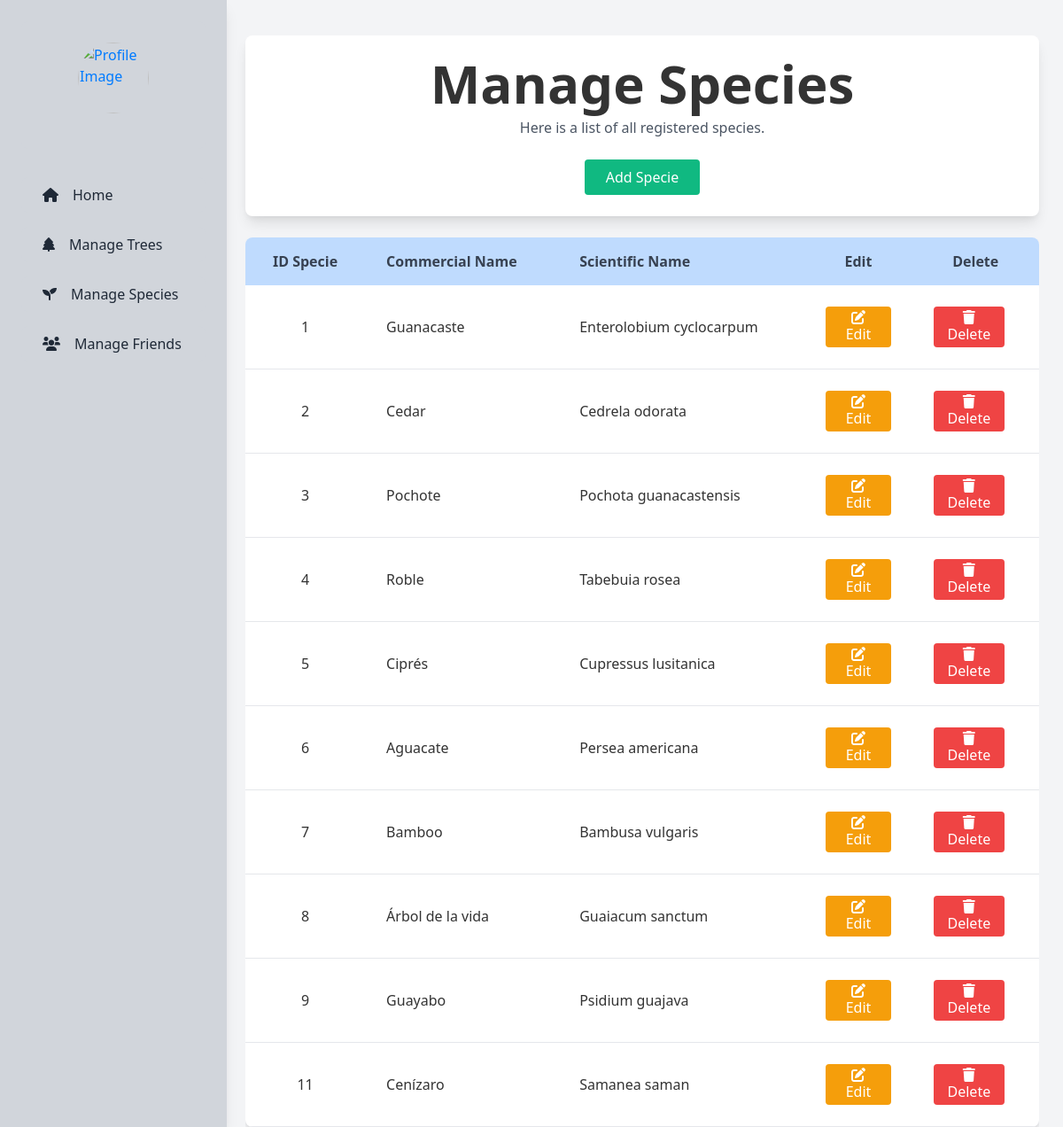
The page /administrator/manage_species.php on the database its author committed.
### tables this page shows
CREATE TABLE `species` (
  `Id_Specie` int(11) NOT NULL,
  `Commercial_Name` varchar(100) DEFAULT NULL,
  `Scientific_Name` varchar(100) DEFAULT NULL,
  `StatusS` int(2) DEFAULT 1
);

### utils/administrator/admin_functions.php (called while the page is built, shortened)
<?php
function getConnection(): bool|mysqli {
    $servername = "localhost";
    $username   = "root";
    $password   = "";
    $dbname     = "mytrees";
    try {
        $conn = new mysqli($servername, $username, $password, $dbname, 3306);
        return $conn;
    } catch (Exception $e) {
        echo "Error de conexión: " . $e->getMessage();
        return false;
    }
}
function getSpecies(): array {
    $conn = getConnection();
    $species = [];
    if ($conn) {
        $query = "
            SELECT Id_Specie, Commercial_Name, Scientific_Name
            FROM species
            WHERE StatusS = 1
        ";
        $result = mysqli_query($conn, $query);
        if ($result) {
            while ($row = mysqli_fetch_assoc($result)) {
                $species[] = [
                    'Id_Specie'          => $row['Id_Specie'],
                    'Commercial_Name'    => $row['Commercial_Name'],
                    'Scientific_Name'    => $row['Scientific_Name'],
                ];
            }
        } else {
            echo "Query error: " . mysqli_error($conn);
        }
    } else {
        echo "Connection error: " . mysqli_connect_error();
    }
    return $species;
}

### administrator/manage_species.php (the view, shortened to what this page needs)
<?php
include('../utils/administrator/admin_functions.php');
$species = getSpecies();
?>
<link href="https://cdn.jsdelivr.net/npm/tailwindcss@2.2.19/dist/tailwind.min.css" rel="stylesheet">
<?php require('../inc/header_admin.php') ?>
<div class="container mx-auto mt-10 text-center px-4">
    <div class="bg-white shadow-lg rounded-lg p-4 max-w-4xl mx-auto">
        <div class="text-center">
            <h1 class="text-6xl font-bold">Manage Species</h1>
            <p class="text-gray-600 mt-2">Here is a list of all registered species.</p>
            <div class="flex justify-center space-x-4 mt-4">
                <a href="register_specie.php" class="bg-green-500 text-white px-4 py-2 rounded hover:bg-green-600">Add Specie</a>
            </div>
        </div>
    </div>
    <div class="mt-6 max-w-4xl mx-auto overflow-hidden">
        <table class="min-w-full bg-white shadow-md rounded-lg overflow-hidden w-full">
            <thead>
                <tr class="bg-blue-200 text-gray-700">
                    <th class="px-6 py-3 text-center">ID Specie</th>
                    <th class="px-6 py-3">Commercial Name</th>
                    <th class="px-6 py-3">Scientific Name</th>
                    <th class="px-6 py-3 text-center">Edit</th>
                    <th class="px-6 py-3 text-center">Delete</th>
                </tr>
            </thead>
            <tbody>
                <?php if (!empty($species)) : ?>
                    <?php foreach ($species as $specie) : ?>
                        <tr class="border-b">
                            <td class="text-center px-6 py-4"><?= htmlspecialchars($specie['Id_Specie']) ?></td>
                            <td class="px-6 py-4"><?= htmlspecialchars($specie['Commercial_Name']) ?></td>
                            <td class="px-6 py-4"><?= htmlspecialchars($specie['Scientific_Name']) ?></td>
                            <td class="px-6 py-4 text-center">
                                <a href="update_specie.php?id=<?= $specie['Id_Specie'] ?>" class="bg-yellow-500 text-white px-3 py-1 rounded hover:bg-yellow-600 flex flex-col items-center" title="Edit">
                                    <i class="fa-solid fa-pen-to-square"></i> Edit
                                </a>
                            </td>
                            <td class="px-6 py-4 text-center">
                                <form action="<?= BASE_URL; ?>/actions/administrator/delete_specie.php" method="POST" style="display:inline;" title="Delete">
                                    <button type="submit" class="bg-red-500 text-white px-3 py-1 rounded hover:bg-red-600 flex flex-col items-center" onclick="return confirm('Are you sure you want to delete this specie?');">
                                        <i class="fa-solid fa-trash"></i> Delete
                                    </button>
                                </form>
                            </td>
                        </tr>
                    <?php endforeach; ?>
                <?php else : ?>
                    <tr>
                        <td colspan="5" class="text-center text-gray-500 py-4">No species found</td>
                    </tr>
                <?php endif; ?>
            </tbody>
        </table>
    </div>
</div>

### css/profile.css (style rules this page uses)
.container { position: relative; }

### rows shown on the page
species: Id_Specie "1", Commercial_Name "Guanacaste", Scientific_Name "Enterolobium cyclocarpum"
species: Id_Specie "2", Commercial_Name "Cedar", Scientific_Name "Cedrela odorata"
species: Id_Specie "3", Commercial_Name "Pochote", Scientific_Name "Pochota guanacastensis"
species: Id_Specie "4", Commercial_Name "Roble", Scientific_Name "Tabebuia rosea"
species: Id_Specie "5", Commercial_Name "Ciprés", Scientific_Name "Cupressus lusitanica"
species: Id_Specie "6", Commercial_Name "Aguacate", Scientific_Name "Persea americana"
species: Id_Specie "7", Commercial_Name "Bamboo", Scientific_Name "Bambusa vulgaris"
species: Id_Specie "8", Commercial_Name "Árbol de la vida", Scientific_Name "Guaiacum sanctum"
species: Id_Specie "9", Commercial_Name "Guayabo", Scientific_Name "Psidium guajava"
species: Id_Specie "11", Commercial_Name "Cenízaro", Scientific_Name "Samanea saman"
